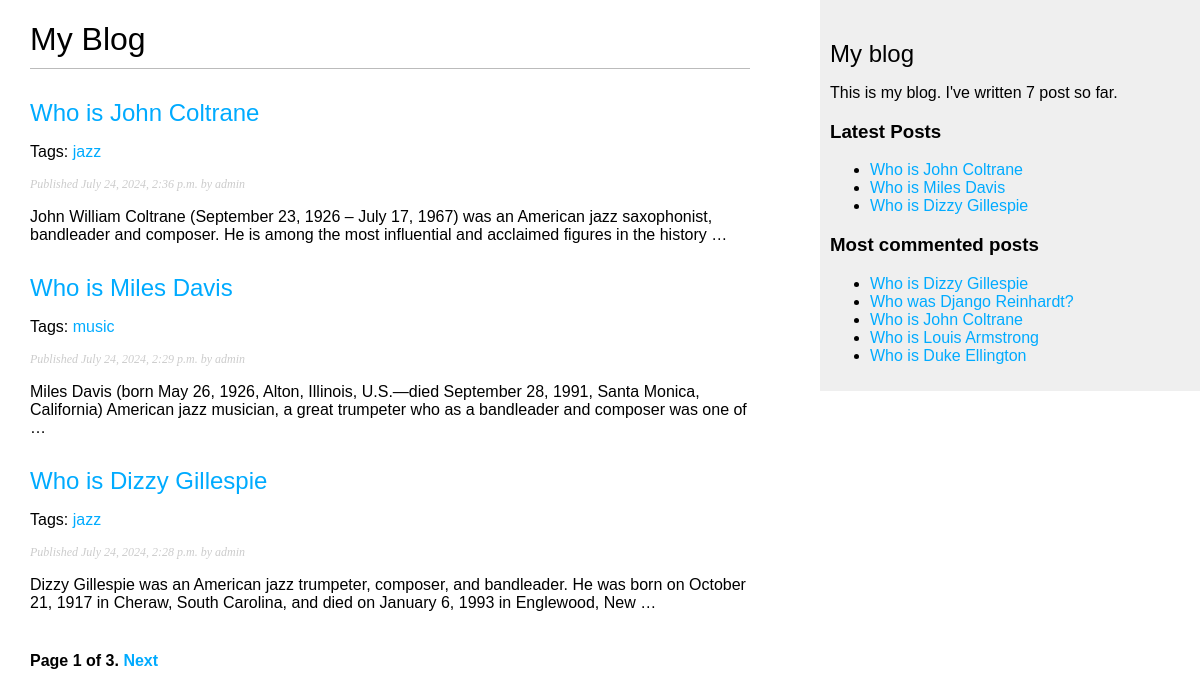
The page /blog/ on the database as committed earlier.
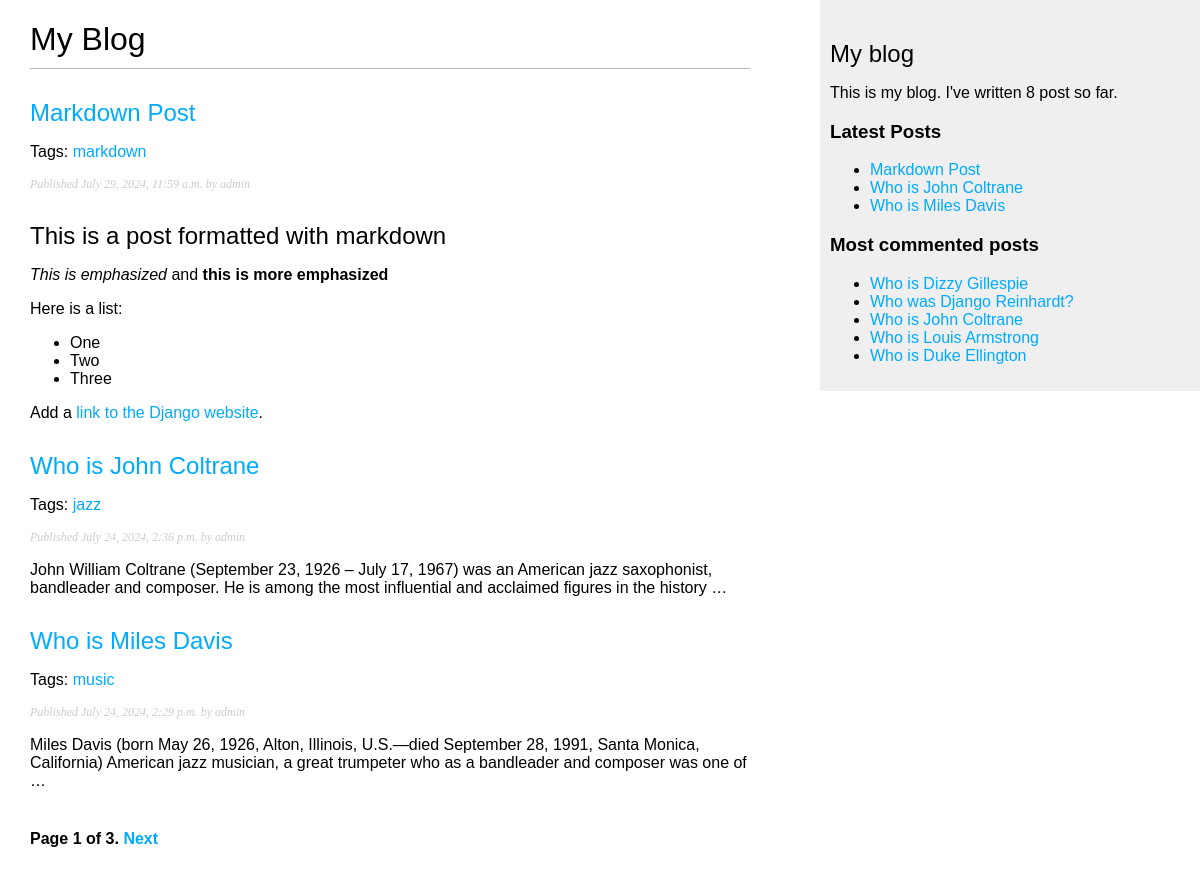
The same page on the database as committed later.
### blog/models.py (models this page shows, shortened)
class Post(models.Model):
    class Status(models.TextChoices):
        DRAFT = 'DF', 'Draft'
        PUBLISHED = 'PB', 'Published'
    title = models.CharField(max_length=250)
    slug = models.SlugField(max_length=250, unique_for_date='publish')
    author = models.ForeignKey(User, on_delete=models.CASCADE, related_name='blog_posts')
    body = models.TextField()
    publish = models.DateTimeField(default=timezone.now)
    created = models.DateTimeField(auto_now_add=True)
    update = models.DateTimeField(auto_now=True)
    status = models.CharField(max_length=2, choices=Status.choices,
                              default=Status.DRAFT)
    tags = TaggableManager()
    objects = models.Manager()
    published = PublishedManager()
    class Meta:
        ordering = ['-publish']
        indexes = [
            models.Index(fields=['-publish']),
        ]
    def get_absolute_url(self):
        return reverse('blog:post_detail', args=[self.publish.year,
                                                 self.publish.month,
                                                 self.publish.day,
                                                 self.slug])

### blog/views.py (the view)
# urls.py: path('', views.post_list, name = 'post_list'),
def post_list(request, tag_slug=None):
    post_list = Post.published.all()
    tag = None
    if tag_slug:
        tag = get_object_or_404(Tag, slug=tag_slug)
        post_list = post_list.filter(tags__in = [tag])
    paginator = Paginator(post_list, 3)
    page_number = request.GET.get('page', 1)
    try:
        posts = paginator.page(page_number)
    except PageNotAnInteger:
        posts = paginator.page(1)
    except EmptyPage:
        posts = paginator.page(paginator.num_pages)
    return render(request, 'blog/post/list.html',{'posts': posts, 'tag': tag})

### blog/models.py (called while the page is built)
    def get_queryset(self):
        return super().get_queryset().filter(status=Post.Status.PUBLISHED)

### blog/templatetags/blog_tags.py (called while the page is built)
@register.simple_tag
def total_posts():
    return Post.published.count()

@register.inclusion_tag('blog/post/latest_posts.html')
def show_latest_posts(count=5):
    latest_posts = Post.published.order_by('-publish')[:count]
    return {'latest_posts': latest_posts}

@register.simple_tag
def get_most_commented_posts(count=5):
    return Post.published.annotate(
        total_comments=Count('comments')
    ).order_by('-total_comments')[:count]

@register.filter(name='markdown')
def markdown_format(text):
    return mark_safe(markdown.markdown(text))

### blog/templates/blog/post/list.html (shortened to what this page needs)
{% extends "blog/base.html" %}
{% load blog_tags %}
{% block content %}
  <h1>My Blog</h1>
  {% for post in posts %}
    <h2>
        <a href="{{ post.get_absolute_url }}">
            {{ post.title }}
        </a>
    </h2>
    <p class="tags">
        Tags:
        {% for tag in post.tags.all %}
            <a href="{% url 'blog:post_list_by_tag' tag.slug %}">{{ tag.name }}</a>
        {% endfor %}
    </p>
    <p class="date">
        Published {{ post.publish }} by {{ post.author }}
    </p>
    {{ post.body|markdown|truncatewords_html:30 }}
   {% endfor %}
   {% include "pagination.html" with page=posts %}
{% endblock %}

### blog/templates/blog/base.html (shortened to what this page needs)
{% load blog_tags %}
{% load static %}
<!DOCTYPE html>
<html lang="en">
<head>
    <link rel="stylesheet" href="{% static 'css/blog.css' %}">
</head>
<body>
    <div id="content">
        {% block content %}
        {% endblock %}
    </div>
    <div id="sidebar">
        <h2>My blog</h2>
        <p>
            This is my blog.
            I've written {% total_posts %} post so far.
        </p>
        <h3>Latest Posts</h3>
        {% show_latest_posts 3%}
        <h3>Most commented posts</h3>
        {% get_most_commented_posts as most_commented_posts %}
        <ul>
            {% for post in most_commented_posts %}
                <li>
                    <a href="{{ post.get_absolute_url }}">{{ post.title }}</a>
                </li>
            {% endfor %}
        </ul>
    </div>
</body>
</html>

### blog/templates/pagination.html (shortened to what this page needs)
<div class="pagination">
    <span class="step-links">
        <span class="current">
            Page {{ page.number }} of {{ page.paginator.num_pages }}.
        </span>
        {% if page.has_next %}
            <a href="?page={{ page.next_page_number }}">Next</a>
        {% endif %}
    </span>
</div>

### blog/templates/blog/post/latest_posts.html
<ul>
    {% for post in latest_posts %}
        <li>
            <a href="{{ post.get_absolute_url }}">{{ post.title }}</a>
        </li>
    {% endfor %}
</ul>

### blog/static/css/blog.css (style rules this page uses)
body { margin:0; padding:0; font-family:helvetica, sans-serif; }
a { color:#00abff; text-decoration:none; }
h1 { font-weight:normal; border-bottom:1px solid #bbb; padding:0 0 10px 0; }
h2 { font-weight:normal; margin:30px 0 0; }
#content { float:left; width:60%; padding:0 0 0 30px; }
#sidebar { float:right; width:30%; padding:10px; background:#efefef; height:100%; }
p.date { color:#ccc; font-family: georgia, serif; font-size: 12px; font-style: italic; }
.pagination { margin:40px 0; font-weight:bold; }

Rows that differ between the two databases and show on the page:
no longer on one of the page's lists (row unchanged): Post: title "Who is Dizzy Gillespie", publish "July 24, 2024, 2:28 p.m.", author "admin", body "Dizzy Gillespie was an American jazz trumpeter, composer, and bandleader. He was born on October 21, 1917 in Cheraw, South Carolina, and died on January 6, 1993 in Englewood, New …"
added Post: title "Markdown Post", publish "July 29, 2024, 11:59 a.m.", author "admin", body "This is a post formatted with markdown This is emphasized and this is more emphasized Here is a list: One Two Three Add a link to the Django website ."
added Tag: name "markdown", shown under "Markdown Post"
computed for Post "Who is Dizzy Gillespie": loses Tag (name "jazz")
Other text that changed with them:
text no longer shown: "7"
text now shown: "8"
